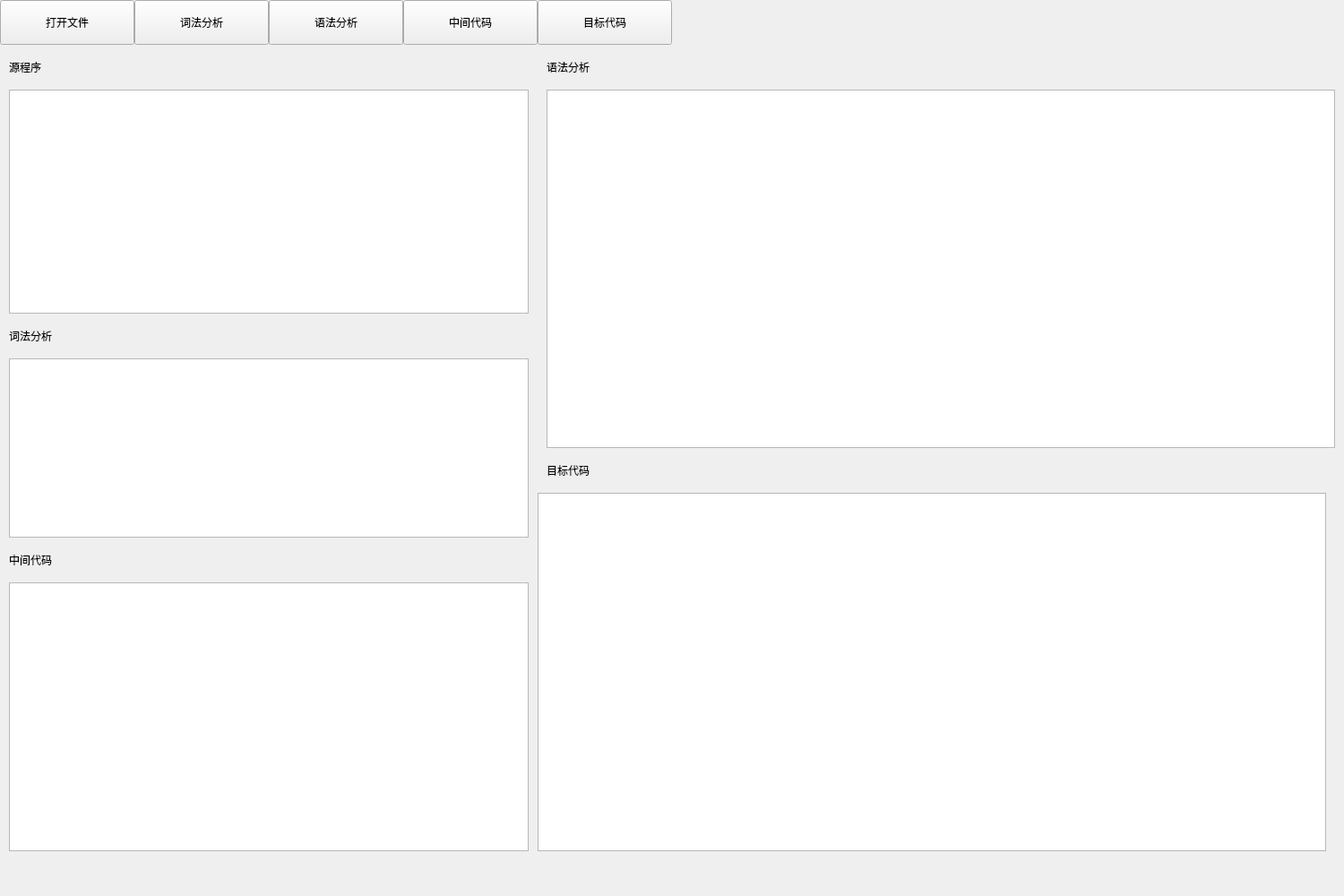
<?xml version="1.0" encoding="UTF-8"?>
<ui version="4.0">
 <class>Widget</class>
 <widget class="QWidget" name="Widget">
  <property name="geometry">
   <rect>
    <x>0</x>
    <y>0</y>
    <width>1500</width>
    <height>1000</height>
   </rect>
  </property>
  <property name="windowTitle">
   <string>Widget</string>
  </property>
  <widget class="QPushButton" name="pushButtonOpen">
   <property name="geometry">
    <rect>
     <x>0</x>
     <y>0</y>
     <width>150</width>
     <height>50</height>
    </rect>
   </property>
   <property name="text">
    <string>打开文件</string>
   </property>
  </widget>
  <widget class="QPushButton" name="pushButtonLex">
   <property name="geometry">
    <rect>
     <x>150</x>
     <y>0</y>
     <width>150</width>
     <height>50</height>
    </rect>
   </property>
   <property name="text">
    <string>词法分析</string>
   </property>
  </widget>
  <widget class="QPushButton" name="pushButtonGram">
   <property name="geometry">
    <rect>
     <x>300</x>
     <y>0</y>
     <width>150</width>
     <height>50</height>
    </rect>
   </property>
   <property name="text">
    <string>语法分析</string>
   </property>
  </widget>
  <widget class="QLabel" name="labelSrc">
   <property name="geometry">
    <rect>
     <x>10</x>
     <y>50</y>
     <width>150</width>
     <height>50</height>
    </rect>
   </property>
   <property name="text">
    <string>源程序</string>
   </property>
  </widget>
  <widget class="QLabel" name="labelLex">
   <property name="geometry">
    <rect>
     <x>10</x>
     <y>350</y>
     <width>150</width>
     <height>50</height>
    </rect>
   </property>
   <property name="text">
    <string>词法分析</string>
   </property>
  </widget>
  <widget class="QLabel" name="labelGram">
   <property name="geometry">
    <rect>
     <x>610</x>
     <y>50</y>
     <width>150</width>
     <height>50</height>
    </rect>
   </property>
   <property name="text">
    <string>语法分析</string>
   </property>
  </widget>
  <widget class="QTextEdit" name="textEditSrc">
   <property name="geometry">
    <rect>
     <x>10</x>
     <y>100</y>
     <width>580</width>
     <height>250</height>
    </rect>
   </property>
  </widget>
  <widget class="QTextEdit" name="textEditLex">
   <property name="geometry">
    <rect>
     <x>10</x>
     <y>400</y>
     <width>580</width>
     <height>200</height>
    </rect>
   </property>
  </widget>
  <widget class="QTextEdit" name="textEditGram">
   <property name="geometry">
    <rect>
     <x>610</x>
     <y>100</y>
     <width>880</width>
     <height>400</height>
    </rect>
   </property>
  </widget>
  <widget class="QLabel" name="labelMid">
   <property name="geometry">
    <rect>
     <x>10</x>
     <y>600</y>
     <width>150</width>
     <height>50</height>
    </rect>
   </property>
   <property name="text">
    <string>中间代码</string>
   </property>
  </widget>
  <widget class="QTextEdit" name="textEditMid">
   <property name="geometry">
    <rect>
     <x>10</x>
     <y>650</y>
     <width>580</width>
     <height>300</height>
    </rect>
   </property>
  </widget>
  <widget class="QPushButton" name="pushButtonMid">
   <property name="geometry">
    <rect>
     <x>450</x>
     <y>0</y>
     <width>150</width>
     <height>50</height>
    </rect>
   </property>
   <property name="text">
    <string>中间代码</string>
   </property>
  </widget>
  <widget class="QPushButton" name="pushButtonTar">
   <property name="geometry">
    <rect>
     <x>600</x>
     <y>0</y>
     <width>150</width>
     <height>50</height>
    </rect>
   </property>
   <property name="text">
    <string>目标代码</string>
   </property>
  </widget>
  <widget class="QLabel" name="labelTar">
   <property name="geometry">
    <rect>
     <x>610</x>
     <y>500</y>
     <width>150</width>
     <height>50</height>
    </rect>
   </property>
   <property name="text">
    <string>目标代码</string>
   </property>
  </widget>
  <widget class="QTextEdit" name="textEditTar">
   <property name="geometry">
    <rect>
     <x>600</x>
     <y>550</y>
     <width>880</width>
     <height>400</height>
    </rect>
   </property>
  </widget>
 </widget>
 <resources/>
 <connections/>
</ui>
